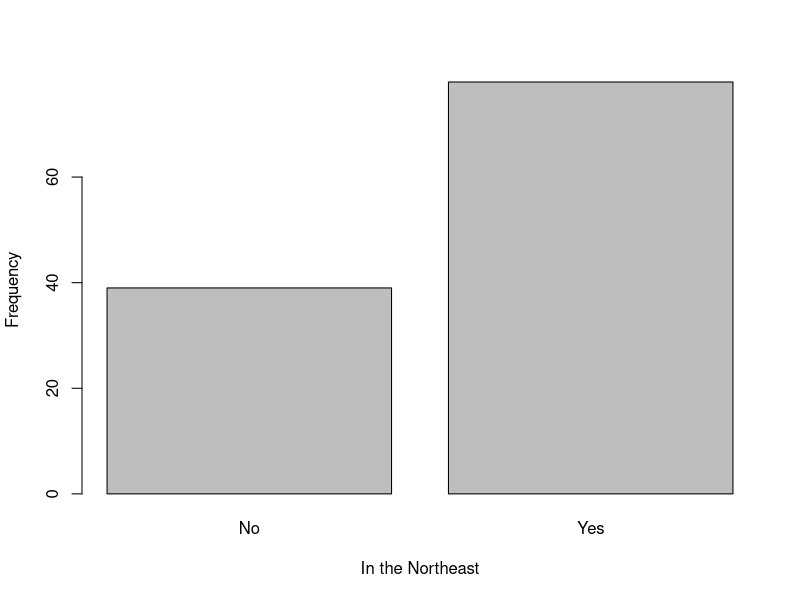
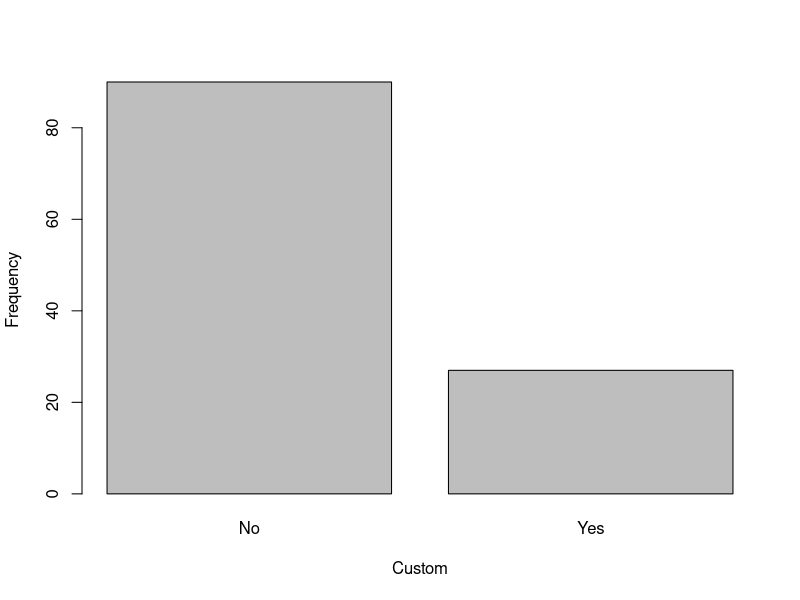
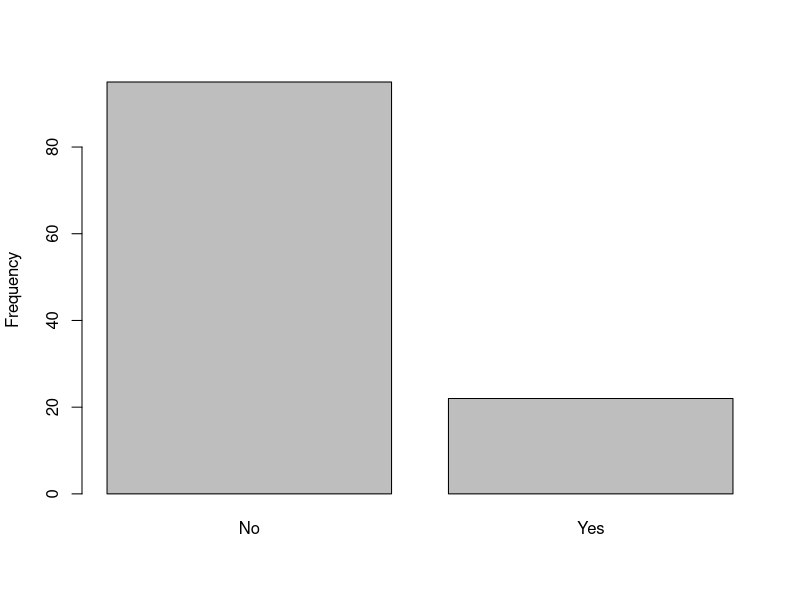
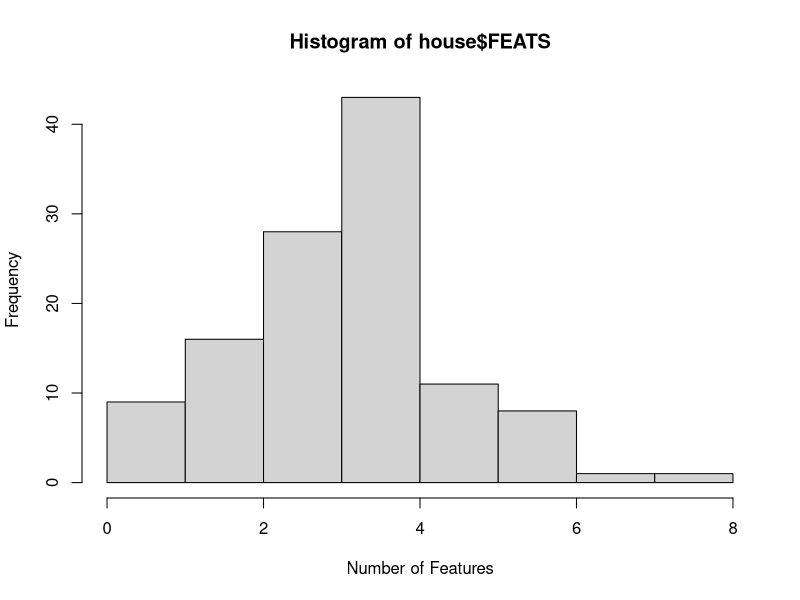
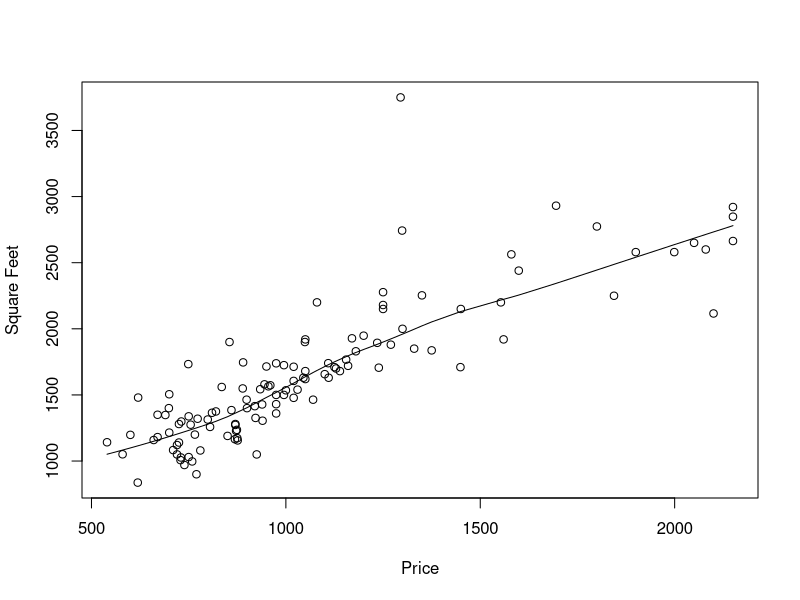
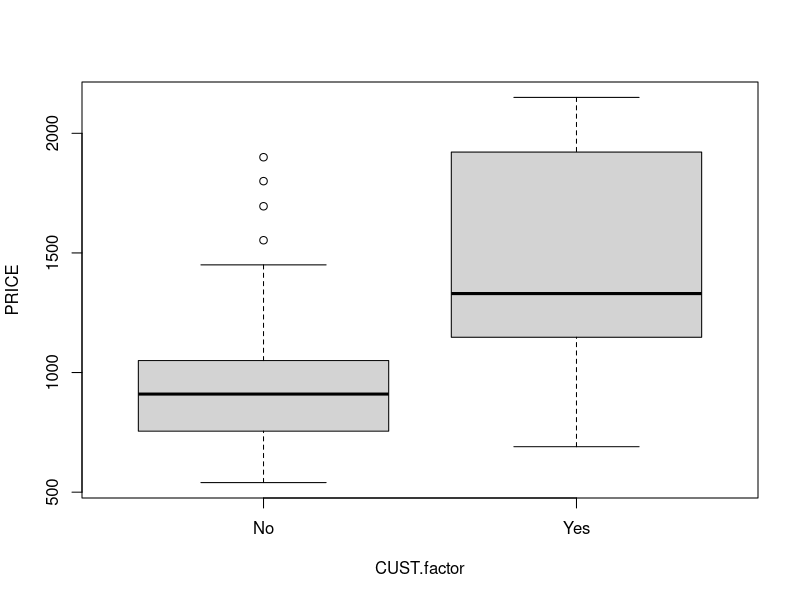

Generate these figures, in order, with R:
## ---- chunk 1
R.version.string
Sys.Date()
## ---- chunk 2
#Reading in data
house <- read.table(file="housing.txt",header=TRUE,as.is=TRUE)
head(house)
tail(house)
## ---- chunk 3
#Converting asterisks to NAs
house$age.years <- as.numeric(house$AGE)
summary(house$age.years)
## ---- chunk 4
#NE factor
house$NE.factor <- factor(house$NE, levels = 0:1, labels = c("No","Yes"))

#CUST factor
house$CUST.factor <- factor(house$CUST, levels = 0:1, labels = c("No","Yes"))

#COR factor
house$COR.factor <- factor(house$COR, levels = 0:1, labels = c("No","Yes"))
## ---- chunk 5
#NE barplot
tabNE <- table(house$NE.factor)
barplot(tabNE, xlab ="In the Northeast", ylab = "Frequency")

#CUST barplot
tabCUST <- table(house$CUST.factor)
barplot(tabCUST, xlab ="Custom", ylab = "Frequency")

#COR barplot
tablCOR <- table(house$COR.factor)
barplot(tablCOR, xlabe="Corner",ylab="Frequency")
## ---- chunk 6
#Summary of SQFT
summary(house$SQFT)
#Largest house
house[which.max(house$SQFT), ]
## ---- chunk 7
#Summary of cost
summary(house$PRICE)
#Most expensive house
house[which.max(house$PRICE), ]
## ---- chunk 8
#FEATS frequencies
table(house$FEATS)
hist(house$FEATS, xlab = "Number of Features", ylab = "Frequency")
## ---- chunk 9
#Price vs Square Feet
plot(house$PRICE,house$SQFT, xlab = "Price", ylab = "Square Feet")
smooth.curve <- lowess(house$PRICE,house$SQFT)
lines(smooth.curve)
## ---- chunk 10
#Boxplot CUST vs PRICE
boxplot(PRICE~CUST.factor, data=house)

#Mean
by(house$PRICE,house$CUST.factor,mean,na.rm=TRUE)

#SD
by(house$PRICE,house$CUST.factor,sd,na.rm=TRUE)


#Mean and SD
grp.means <- by(house$PRICE,house$CUST.factor,mean,na.rm=TRUE)
grp.stdev <- by(house$PRICE,house$CUST.factor,sd,na.rm=TRUE)
colon <- ": "
plus.minus <- "+/-"
paste(names(grp.means),colon,round(grp.means,1),
      plus.minus,round(grp.stdev,1),sep="")



